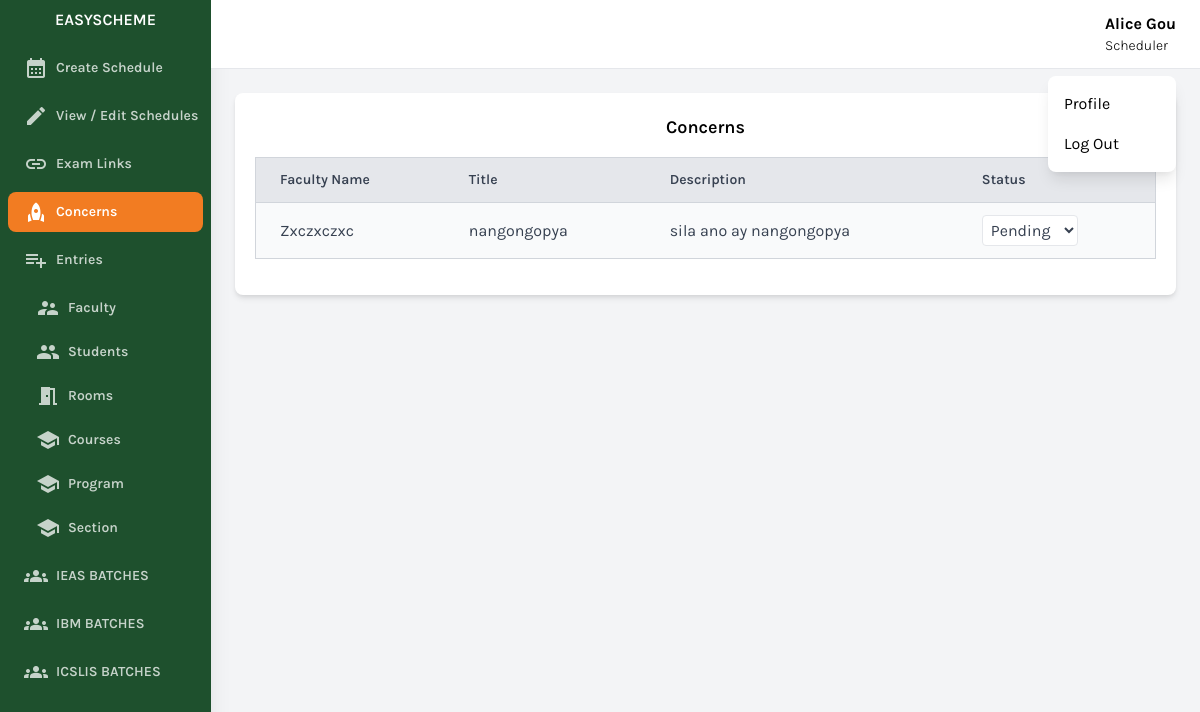
Page /scheduler/raise-concerns.php (signed in) on the committed database.
### tables this page shows
CREATE TABLE `user` (
  `id` bigint(20) NOT NULL,
  `name` varchar(256) NOT NULL,
  `username` varchar(256) NOT NULL,
  `password` varchar(256) NOT NULL,
  `position` varchar(256) NOT NULL,
  `status` int(11) NOT NULL DEFAULT 0
);

CREATE TABLE `concerns` (
  `id` bigint(20) NOT NULL,
  `faculty_id` bigint(20) NOT NULL,
  `title` varchar(256) NOT NULL,
  `description` text NOT NULL,
  `status` int(11) NOT NULL DEFAULT 0
);

### conn/conn.php (called while the page is built, shortened)
<?php
class DatabaseHandler {
    private $pdo;
    public function __construct() {
        $dbHost = 'localhost';
        $dbPort = '3306';
        $dbName = DBNAME;
        $dbUser = DBUSER;
        $dbPassword = DBPASSWORD;
        try {
            $dsn = "mysql:host=$dbHost;port=$dbPort;dbname=$dbName";
            $this->pdo = new PDO($dsn, $dbUser, $dbPassword);
            $this->pdo->setAttribute(PDO::ATTR_ERRMODE, PDO::ERRMODE_EXCEPTION);
        } catch (PDOException $e) {
            echo "Connection failed: " . $e->getMessage();
        }
    }
    public function getAllRowsFromTable($tableName) {
        try {
            $stmt = $this->pdo->prepare("SELECT * FROM $tableName WHERE status = 0");
            $stmt->execute();
            $result = $stmt->fetchAll(PDO::FETCH_ASSOC);
            return $result;
        } catch (PDOException $e) {
            echo "Query failed: " . $e->getMessage();
        }
    }
    public function getIdByColumnValue($tableName, $columnName, $columnValue, $idColumnName) {
        try {
            $stmt = $this->pdo->prepare("SELECT $idColumnName FROM $tableName WHERE $columnName = :column_value");
            $stmt->bindParam(':column_value', $columnValue);
            $stmt->execute();
            $result = $stmt->fetch(PDO::FETCH_ASSOC);
            if ($result) {
                return $result[$idColumnName];
            } else {
                return null;
            }
        } catch (PDOException $e) {
            return null;
        }
    }
}
?>

### scheduler/raise-concerns.php (the view, shortened to what this page needs)
<?php
include 'components/header.php';
?>
<div class="w-full h-screen overflow-x-hidden border-t flex flex-col">
    <main class="w-full  p-6 pt-2">
        <div class="w-full ">
            <div class="card bg-white shadow-md rounded-lg p-5 mt-4">
                <h2 class="text-lg text-center font-semibold mb-0">
                    Concerns
                </h2>
                <div class="overflow-scroll w-full my-4">
                    <div class="table-responsive ">
                        <table class="bg-white border border-gray-300 rounded-lg shadow-md min-w-full">
                            <thead>
                                <tr>
                                    <th class="py-3 px-6 bg-gray-200 text-left text-sm font-semibold text-gray-700 border-b border-gray-300">
                                    Faculty Name
                                    </th>
                                    <th class="py-3 px-6 bg-gray-200 text-left text-sm font-semibold text-gray-700 border-b border-gray-300">
                                    Title
                                    </th>
                                    <th class="py-3 px-6 bg-gray-200 text-left text-sm font-semibold text-gray-700 border-b border-gray-300">
                                        Description
                                    </th>
                                    <th class="py-3 px-6 bg-gray-200 text-left text-sm font-semibold text-gray-700 border-b border-gray-300">
                                        Status
                                    </th>
                                </tr>
                            </thead>
                            <tbody>
                                <?php
                                $rows = $db->getAllRowsFromTable("concerns");
                               if(count($rows)>0){
                                    foreach ($rows as $row) {
                                    $title = $row['title'];
                                    $faculty_id = $row['faculty_id'];
                                    $faculty_name =ucwords( $db->getIdByColumnValue('user','id',$faculty_id,'name'));
                                    $description = $row['description'];
                                    $status = $row['concern_status'];
                                ?>
                                  <tr class="bg-gray-50 hover:bg-gray-100 transition-colors duration-200" data-id="<?php echo $row['id']; ?>">
                                    <td class="py-3 px-6 border-b border-gray-300 text-gray-700"><?php echo $faculty_name; ?></td>
                                    <td class="py-3 px-6 border-b border-gray-300 text-gray-700"><?php echo $title; ?></td>
                                    <td class="py-3 px-6 border-b border-gray-300 text-gray-700"><?php echo $description; ?></td>
                                    <td class="py-3 px-6 border-b border-gray-300 text-gray-700">
                                        <select class="statusDropdown bg-white border rounded p-1" data-id="<?php echo $row['id']; ?>">
                                            <option value="Pending" <?php echo $status == 'Pending' ? 'selected' : ''; ?>>Pending</option>
                                        </select>
                                    </td>
                                  </tr>
                               <?php }
                               }
                                ?>
                            </tbody>
                        </table>
                    </div>
                </div>
            </div>
        </div>
    </main>
</div>
<?php
include 'components/footer.php';
?>

### scheduler/components/header.php (shortened to what this page needs)
<?php
include '../conn/conn.php';
$db = new DatabaseHandler();
$user_name = ucwords($db->getIdByColumnValue('user', 'id',$_SESSION['id'],'name'));
$user_position = ucwords($db->getIdByColumnValue('user', 'id',$_SESSION['id'],'position'));
?>
<!DOCTYPE html>
<html lang="en">
<head>
    <link href="https://cdnjs.cloudflare.com/ajax/libs/tailwindcss/2.2.19/tailwind.min.css" rel="stylesheet">
</head>
<body class="bg-gray-100 font-family-karla flex">
    <aside class="relative bg-sidebar h-screen w-64 hidden sm:block shadow-xl">
        <div class="p-2  text-center">
            <a href="" class="text-white  font-semibold uppercase hover:text-gray-300">
                        <p>EasyScheme</p>
            </a>
        </div>
        <nav x-data="{ openItem: null }" class="text-white text-base font-semibold ">
            <a href="create-schedule.php" class="nav-1 flex items-center text-white opacity-75 text-sm hover:opacity-100 py-2 m-2 rounded-lg  pl-4 nav-item">
                <i class="material-icons mr-2">calendar_month</i>
                Create Schedule
            </a>
            <a href="view-edit-schedule.php" class="nav-2 flex items-center text-white opacity-75 text-sm hover:opacity-100 py-2 m-2 rounded-lg  pl-4 nav-item">
                <i class="material-icons mr-2">edit</i>
                View / Edit Schedules
            </a>
            <a href="view-exam-links.php" class="nav-3 flex items-center text-white opacity-75 text-sm hover:opacity-100 py-2 m-2 rounded-lg  pl-4 nav-item">
                <i class="material-icons mr-2">link</i>
                Exam Links
            </a>
            <a href="raise-concerns.php" class="nav-10 flex items-center text-white opacity-75 text-sm hover:opacity-100 py-2 m-2 rounded-lg  pl-4 nav-item">
                <i class="material-icons mr-2">rocket</i>
                Concerns
            </a>
            <a @click="openItem === 1 ? openItem = null : openItem = 1"  class="entries flex items-center text-white opacity-75 text-sm hover:opacity-100 py-2 m-2 rounded-lg  pl-4 nav-item">
                <i class="material-icons mr-2">playlist_add</i>
                Entries
            </a>
            <a href="view-entries.php?type=faculty">
                <div x-show="openItem === 1" class="nav-4 flex items-center text-white opacity-75 text-sm hover:opacity-100 py-1 my-3 mx-5 m-0 rounded-lg  pl-4 nav-item">
                    <i class="material-icons mr-2">supervisor_account</i>
                    Faculty
                </div>
            </a>
            <a href="view-entries.php?type=student">
                <div x-show="openItem === 1" class="nav-5 flex items-center text-white opacity-75 text-sm hover:opacity-100 py-1 my-3 mx-5 m-0 rounded-lg  pl-4 nav-item">
                    <i class="material-icons mr-2">group</i>
                    Students
                </div>
            </a>
            <a href="view-room-table.php">
            <div x-show="openItem === 1" class="nav-6 flex items-center text-white opacity-75 text-sm hover:opacity-100 py-1 my-3 mx-5 m-0 rounded-lg  pl-4 nav-item">
                    <i class="material-icons mr-2">meeting_room</i>
                    Rooms
                </div>
           </a>
            <a href="view-course-table.php">
                <div x-show="openItem === 1" class="nav-7 flex items-center text-white opacity-75 text-sm hover:opacity-100 py-1 my-3 mx-5 m-0 rounded-lg  pl-4 nav-item">
                    <i class="material-icons mr-2">school</i>
                    Courses
                </div>
            </a>
            <a href="view-program-table.php">
                <div x-show="openItem === 1" class="nav-8 flex items-center text-white opacity-75 text-sm hover:opacity-100 py-1 my-3 mx-5 m-0 rounded-lg  pl-4 nav-item">
                    <i class="material-icons mr-2">school</i>
                    Program
                </div>
            </a>
            <a href="view-section-table.php">
                <div x-show="openItem === 1" class="nav-9 flex items-center text-white opacity-75 text-sm hover:opacity-100 py-1 my-3 mx-5 m-0 rounded-lg  pl-4 nav-item">
                    <i class="material-icons mr-2">school</i>
                    Section
                </div>
            </a>
            <a href="view-batch-programs.php?i=1" class="nav-11 flex items-center text-white opacity-75 text-sm hover:opacity-100 py-2 m-2 rounded-lg  pl-4 nav-item">
                <i class="material-icons mr-2">groups</i>
                IEAS BATCHES
            </a>
            <a href="view-batch-programs.php?i=2" class="nav-12 flex items-center text-white opacity-75 text-sm hover:opacity-100 py-2 m-2 rounded-lg  pl-4 nav-item">
                <i class="material-icons mr-2">groups</i>
                IBM BATCHES
            </a>
            <a href="view-batch-programs.php?i=3" class="nav-13 flex items-center text-white opacity-75 text-sm hover:opacity-100 py-2 m-2 rounded-lg  pl-4 nav-item">
                <i class="material-icons mr-2">groups</i>
                ICSLIS BATCHES
            </a>
        </nav>
    </aside>
    <div class="relative w-full flex flex-col h-screen overflow-y-hidden">
        <header class="w-full items-center bg-white py-3 px-6 hidden sm:flex">
            <div x-data="{ isOpen: false }" class="relative w-1/2 flex justify-end">
                <div class="grid grid-cols-2 items-center justify-center">
                    <div class="grid " style="cursor:pointer" @click="isOpen = !isOpen">
                        <p class="text-base font-bold"><?=$user_name?></p>
                        <p class="text-sm font-light"><?=$user_position?></p>
                    </div>
                </div>
                <button x-show="isOpen" @click="isOpen = false" class="h-full w-full fixed inset-0 cursor-default"></button>
                <div x-show="isOpen" class="absolute w-32 bg-white rounded-lg shadow-lg py-2 mt-16">
                    <a href="profile.php" class="block px-4 py-2 account-link hover:text-white">Profile</a>
                    <a href="../" class="block px-4 py-2 account-link hover:text-white">Log Out</a>
                </div>
            </div>
        </header>

### scheduler/components/header.php (style rules this page uses)
.font-family-karla { font-family: karla; }
.bg-sidebar { background: #1e502d; }
.active-nav-link { background: #f27c22; }

### rows in the picture
user: name "Alice Gou", position "Scheduler"
concerns: faculty.name "Zxczxczxc", title "nangongopya", description "sila ano ay nangongopya", id "Pending"
